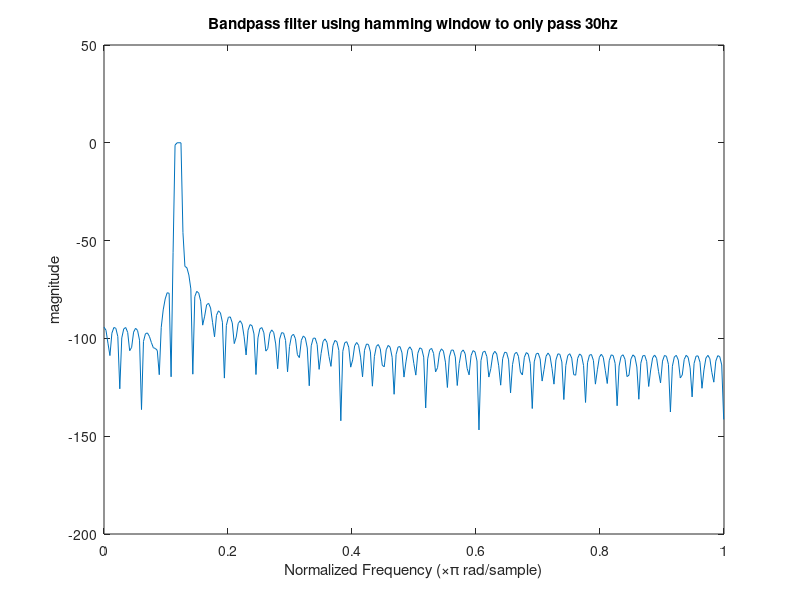
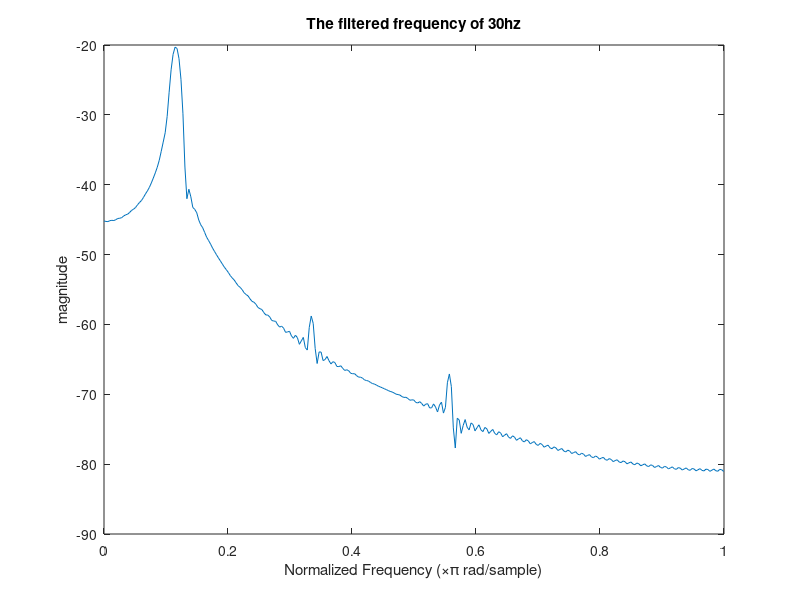

The MATLAB script that drew these images, in order: (Note: this script raises an error after producing the figures.)
clc;
clear all;
fs=500;
wlp=2*pi*29/fs;
wls=2*pi*28/fs;
wup=2*pi*31/fs;
wus=2*pi*32/fs;
wlc=wls+(wlp-wls)/2;
wuc=wup+(wus-wup)/2;
k=4;% for hamming window
N=(2*k*pi/(wus-wup));
N1=ceil(N)
bn=fir1(N1,[wlc/pi wuc/pi]);
 
w=0:0.01:pi;
h=freqz(bn,1,w); %a=1
figure
plot(w/pi,20*log10(abs(h)))
title('Bandpass filter using hamming window to only pass 30hz')
xlabel('Normalized Frequency (\times\pi rad/sample)')
ylabel('magnitude')
 
 n=linspace(0,1,180)
 y=sin(2*pi*10*n)
 y1=sin(2*pi*30*n)
 y2=sin(2*pi*50*n)
 sig=y+y1+y2
yn = filter(bn,1,sig);
h=freqz(yn,1,w);
figure
plot(w/pi,20*log10(abs(h)))
title('The filtered frequency of 30hz')
xlabel('Normalized Frequency (\times\pi rad/sample)')
ylabel('magnitude')
 
hamwinBPF = designfilt('bandpassfir','FilterOrder',80,'CutoffFrequency1',0.57,'CutoffFrequency2',0.610,'SampleRate',100);
zplane(hamwinBPF)
 

